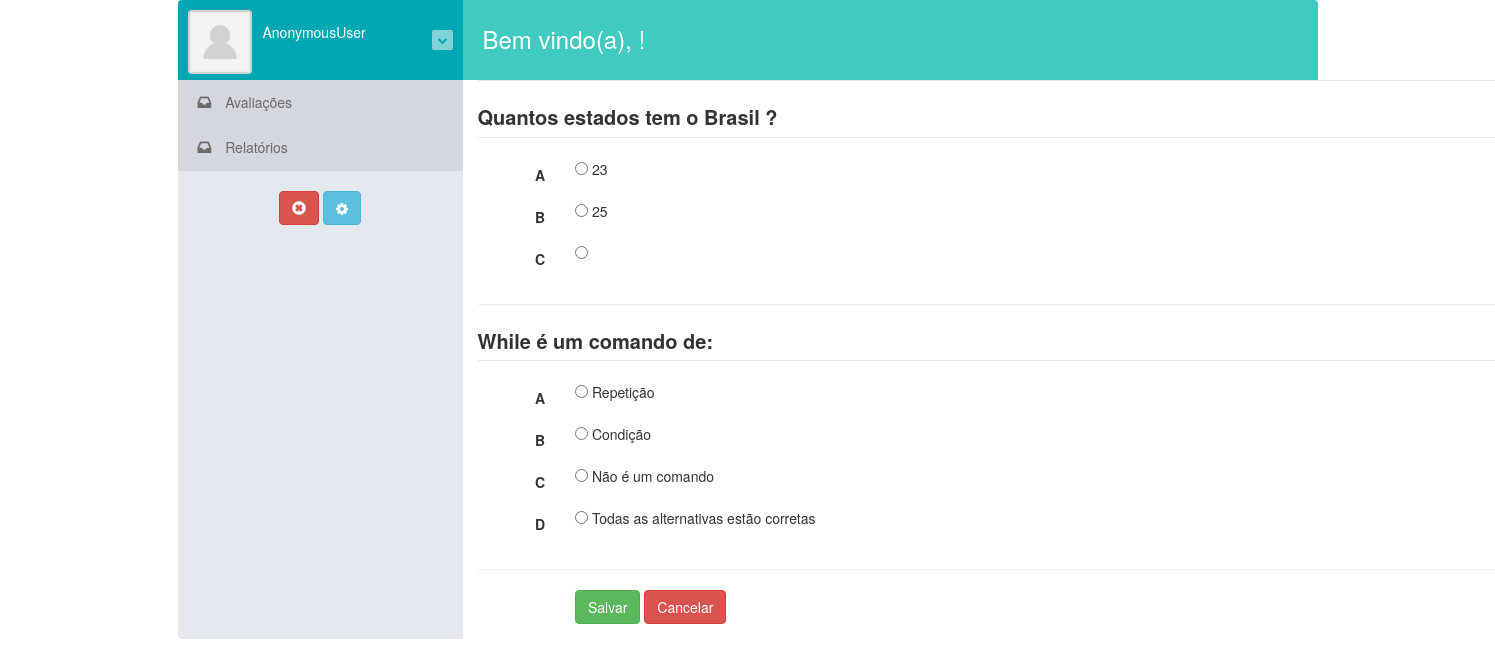
Page /home/2 on the committed database.
### questionario/models.py (models this page shows, shortened)
class Questionario_Questao(models.Model):
	idquestao = models.ForeignKey(Questao,null=False,
		                          blank = False,
		                          related_name='idquestao',
		                          verbose_name=u'Questão')
	idquestionario = models.ForeignKey(Questionario,
		                               null=False,
		                               blank = False,
		                               related_name='idquestionario',
		                               verbose_name=u'Questionário')
	class Meta:
		verbose_name = 'Questões dos questionários'
		verbose_name_plural = 'Questões dos questionários'

class Questao(models.Model):
	enunciado = models.TextField(null= False,blank = False)
	alternativaA = models.TextField(null= False,blank = False)
	alternativaB = models.TextField(null= False,blank = False)
	alternativaC = models.TextField(null= True,blank = True)
	alternativaD = models.TextField(null= True,blank = True)
	alternativaE = models.TextField(null= True,blank = True)
	def __unicode__(self):
		return self.enunciado
	class Meta:
		verbose_name = 'Questao'
		verbose_name_plural = 'Questoes'

### appweb360/views.py (the view)
# urls.py: url(r'^home/(?P<id>\d+)$','questionario',name='url_questionario'),
def questionario(request,id):
    data = {}
    plan  = Planejamento.objects.get(id=id)
    quest = Questionario.objects.get(id=plan.questionario_id)
    qquestionario = Questionario_Questao.objects.filter(idquestionario_id=quest.id)
    questoes = Questao.objects.all()
    data['quest'] = quest
    data['qquest'] = qquestionario
    data['questoes'] = questoes
    data['plan']    = plan
    return render(request,'questionario.html',data)

### templates/questionario.html (shortened to what this page needs)
{% extends "home.html" %}
{% block container %}
<div class="container">
          <form class="form-horizontal" action="salvar/" method="post" >
          <fieldset>
          <legend>{{quest.descricao}}</legend>
          {% for questoes in qquest %}
          <fieldset>
          <div >
            <legend><label  for="enunciado" style="font-size: 20px"> {{questoes.idquestao}}</label>
            </legend>
          </div>
          <div class="form-group">
             <label class="col-md-1 control-label" for="alternativa"> A</label>
            <div class="col-md-8">
              <div class="input-group">
                <span >
                    <input type="radio" value="alternativaA" name="{{questoes.idquestao.id}}">
                    {{questoes.idquestao.alternativaA}}
                </span>
              </div>
            </div>
          </div>
          <div class="form-group">
            <label class="col-md-1 control-label" for="alternativa"> B</label>
            <div class="col-md-8">
              <div class="input-group">
                <span >
                    <input type="radio" value="alternativaB" name="{{questoes.idquestao.id}}">
                    {{questoes.idquestao.alternativaB}}
                </span>
              </div>
            </div>
          </div>
          <div class="form-group">
            <label class="col-md-1 control-label" for="alternativa"> C</label>
            <div class="col-md-8">
              <div class="input-group">
                <span >
                    <input type="radio" value="alternativaC" name="{{questoes.idquestao.id}}">
                    {{questoes.idquestao.alternativaC}}
                </span>
              </div>
            </div>
          </div>
         {% if questoes.idquestao.alternativaD != "" %}
          <div class="form-group">
            <label class="col-md-1 control-label" for="alternativa"> D</label>
            <div class="col-md-8">
              <div class="input-group">
                <span >
                    <input type="radio" value="alternativaD" name="{{questoes.idquestao.id}}">
                    {{questoes.idquestao.alternativaD}}
                </span>
              </div>
            </div>
          </div>
          {% endif %}
       </fieldset>
           <hr>
          {% endfor %}
          <div class="form-group">
            <label class="col-md-1 control-label" for="save"></label>
            <div class="col-md-8">
              <button id="save" name="save" class="btn btn-success" type="submit">Salvar</button>
              <button id="cancel" name="cancel" class="btn btn-danger">Cancelar</button>
            </div>
          </div>
          </fieldset>
          </form>
</div>
{% endblock %}

### templates/home.html (shortened to what this page needs)
<!DOCTYPE html>
<html lang="pt-br">
<head>
  {% load staticfiles %}
    <link href="{% static "bootstrap/css/bootstrap.min.css" %}" rel="stylesheet">
    <link href="{% static "generic_home.css" %}" rel="stylesheet">
 <body>
<div class="container">
<link rel='stylesheet prefetch' href='http://maxcdn.bootstrapcdn.com/font-awesome/4.2.0/css/font-awesome.min.css'>
 <div class="mail-box">
                  <aside class="sm-side" style="min-height: 120">
                      <div class="user-head">
                          <a class="inbox-avatar" href="javascript:;">
                              <img  width="64" hieght="60" src="/static/NoPhoto_user.png">
                          </a>
                          <div class="user-name">
                              <h5><a href="#"> {{request.user}}</a></h5>
                          </div>
                          <a class="mail-dropdown pull-right" href="javascript:;">
                              <i class="fa fa-chevron-down"></i>
                          </a>
                      </div>
                      <ul class="inbox-nav inbox-divider">
                          <li class="active">
                              <a href="{% url 'url_home' %}"><i class="fa fa-inbox"></i> Avaliações </a>
                          </li>
                           <li class="active">
                              <a href="{% url 'url_relatorio'%}"><i class="fa fa-inbox"></i> Relatórios </a>
                          </li><base></base>
                      </ul>
                      <div class="inbox-body text-center">
                          <div class="btn-group">
                              <a  type="button" class="btn mini btn-danger" href="{% url 'url_logout' %}">
                                  <i class="glyphicon glyphicon-remove-sign"></i>
                              </a>
                          </div>
                          <div class="btn-group">
                              <a class="btn mini btn-info" href="javascript:;">
                                  <i class="fa fa-cog"></i>
                              </a>
                          </div>
                      </div>
                  </aside>
                  <aside class="lg-side">
                      <div class="inbox-head">
                          <h3>Bem vindo(a), {{nome_func}} !</h3>
                      </div>
                      {% block container %}{% endblock %}
                  </aside>
              </div>
</div>
</body>
</html>

### static/generic_home.css (style rules this page uses)
.mail-box { border-collapse: collapse; border-spacing: 0; display: table; table-layout: fixed; width: 100%; }
.mail-box aside { display: table-cell; float: none; height: 100%; padding: 0; vertical-align: top; }
.mail-box .sm-side { background: none repeat scroll 0 0 #e5e8ef; border-radius: 4px 0 0 4px; width: 25%; }
.mail-box .lg-side { background: none repeat scroll 0 0 #fff; border-radius: 0 4px 4px 0; width: 75%; }
.mail-box .sm-side .user-head { background: none repeat scroll 0 0 #00a8b3; border-radius: 4px 0 0; color: #fff; min-height: 80px; padding: 10px; }
.user-head .inbox-avatar { float: left; width: 65px; }
.user-head .inbox-avatar img { border-radius: 4px; }
.user-head .user-name { display: inline-block; margin: 0 0 0 10px; }
.user-head .user-name h5 { font-size: 14px; font-weight: 300; margin-bottom: 0; margin-top: 15px; }
.user-head .user-name h5 a { color: #fff; }
a.mail-dropdown { background: none repeat scroll 0 0 #80d3d9; border-radius: 2px; color: #01a7b3; font-size: 10px; margin-top: 20px; padding: 3px 5px; }
.inbox-body { padding: 20px; }
ul.inbox-nav { display: inline-block; margin: 0; padding: 0; width: 100%; }
.inbox-divider { border-bottom: 1px solid #d5d8df; }
ul.inbox-nav li { display: inline-block; line-height: 45px; width: 100%; }
ul.inbox-nav li a { color: #6a6a6a; display: inline-block; line-height: 45px; padding: 0 20px; width: 100%; }
ul.inbox-nav li a:hover, ul.inbox-nav li.active a, ul.inbox-nav li a:focus { background: none repeat scroll 0 0 #d5d7de; color: #6a6a6a; }
ul.inbox-nav li a i { color: #6a6a6a; font-size: 16px; padding-right: 10px; }
.inbox-head { background: none repeat scroll 0 0 #41cac0; border-radius: 0 4px 0 0; color: #fff; min-height: 80px; padding: 20px; }
.inbox-head h3 { display: inline-block; font-weight: 300; margin: 0; padding-top: 6px; }
ul { list-style-type: none; padding: 0px; margin: 0px; }

### rows in the picture
Questionario_Questao: idquestao "Quantos estados tem o Brasil ?", idquestao.alternativaA "23", idquestao.alternativaB "25"
Questionario_Questao: idquestao "While é um comando de:", idquestao.alternativaA "Repetição", idquestao.alternativaB "Condição", idquestao.alternativaC "Não é um comando", idquestao.alternativaD "Todas as alternativas estão corretas"

### other values in the picture
{{ request.user }} "AnonymousUser"
